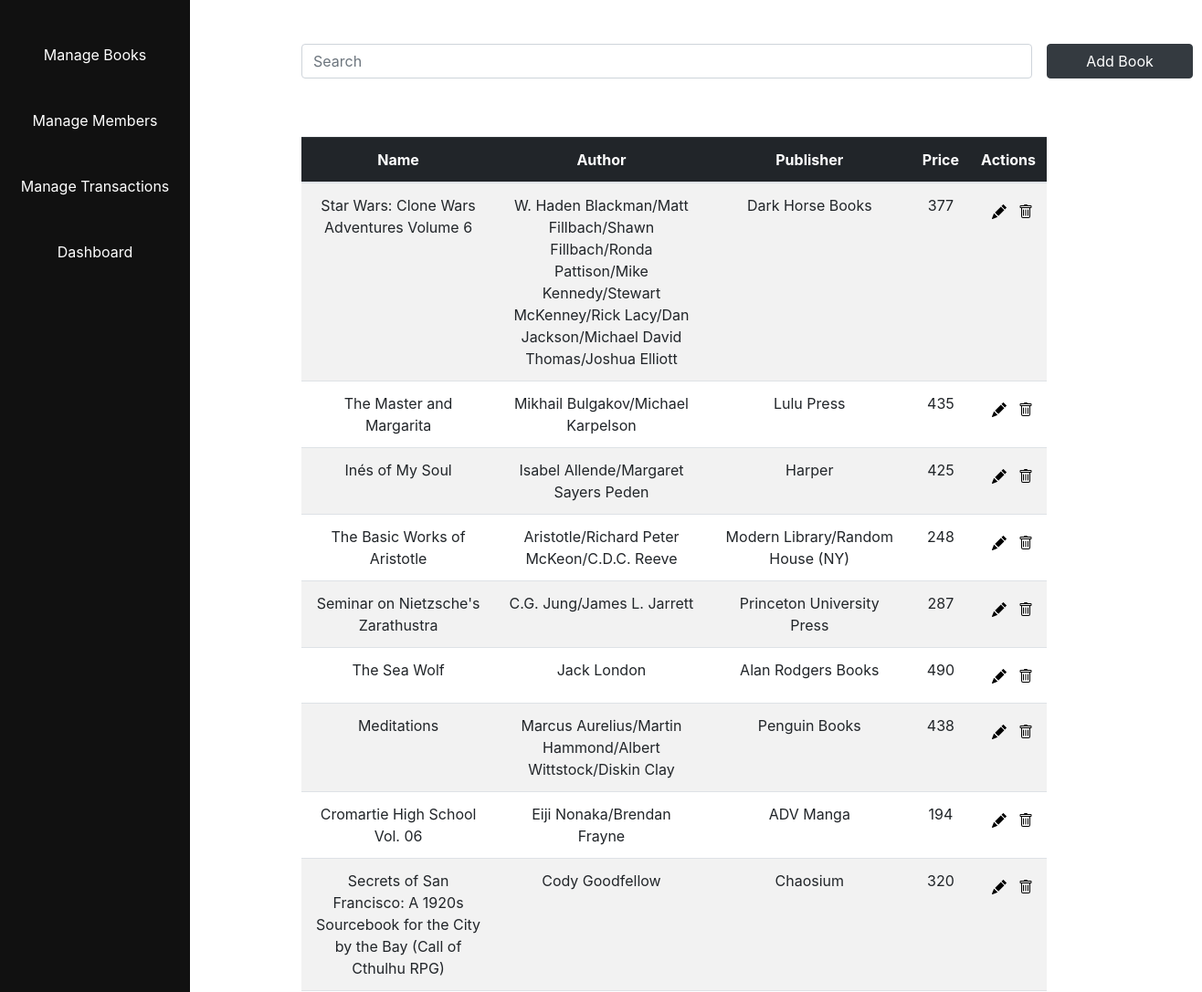
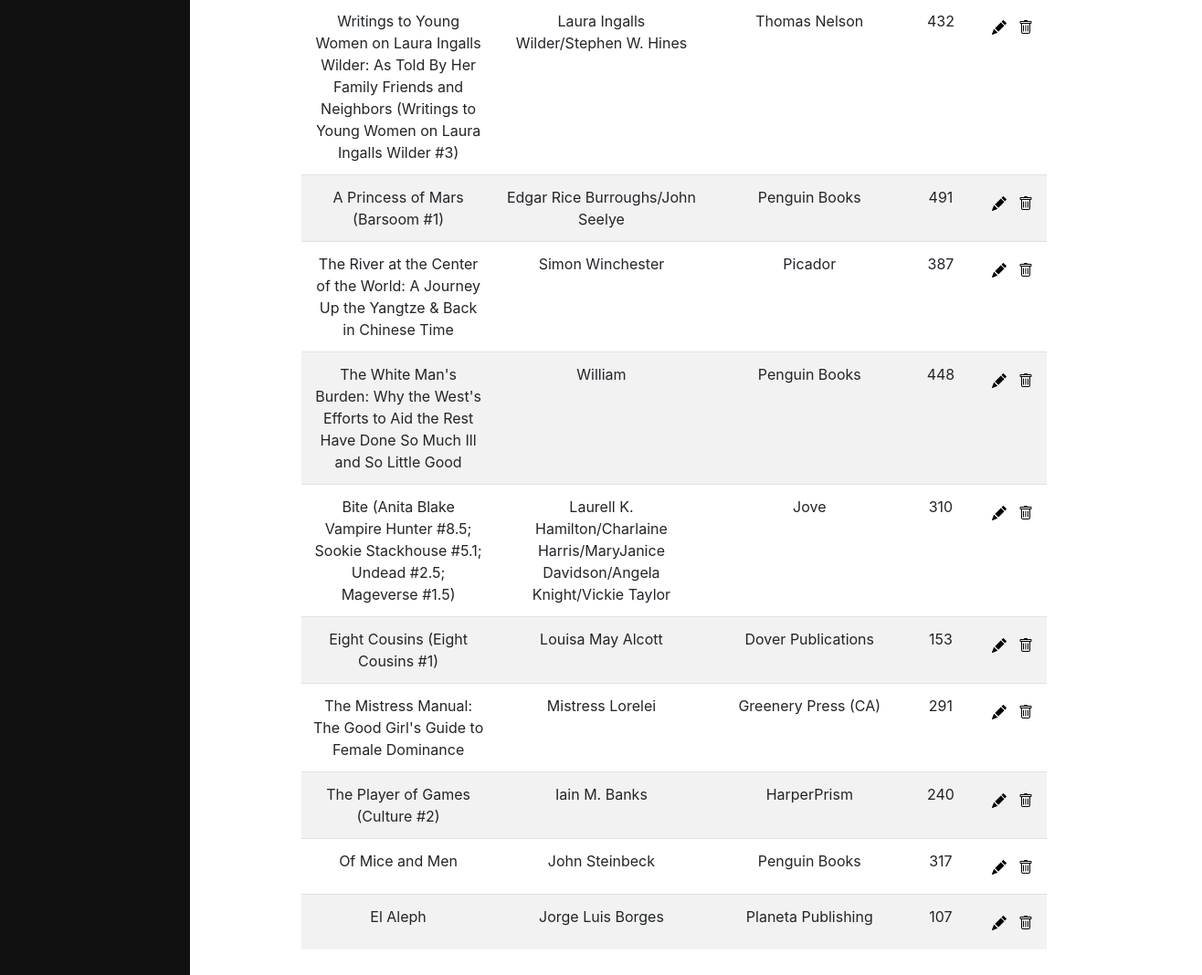
/book/, run on the app's committed database (2 pictures, top to bottom).
### models.py (models this page shows)
class Book(db.Model):
    __tablename__ = 'books'
    id = db.Column(db.Integer, primary_key=True,autoincrement=True)
    title = db.Column(db.String(80), unique=True, nullable=False)
    author = db.Column(db.String(80),nullable=False)
    price = db.Column(db.Integer(),nullable=False)
    publisher = db.Column(db.String(80),nullable=False)
    pages = db.Column(db.Integer())
    isbn = db.Column(db.Integer(),nullable=False)

### views/bookmanager/BookManager.py (the view)
@bookmanager_bp.route('/')
def book_list():
    books = Book.query.all()
    return render_template("books.html",books=books)

### views/bookmanager/templates/BookManager/books.html (shortened to what this page needs)
{% extends 'base.html' %}
{% block content %}
    <div class="book-action-container">
        <div class="book-action-group">
            <div class="input-group rounded">
                <form action="{{ url_for('bookmanager_bp.search_book') }}">
                    <input type="search" class="form-control rounded" placeholder="Search" name='query' id='query'/>
                </form>
            </div>
            <a href="{{ url_for('bookmanager_bp.add_book') }}" type="button" class="btn btn-dark btn-md">Add Book</a>
        </div>
    </div>
    <div class="book-details-container">
            {% if books|length == 0 %}
                <p>No books found. please add book using the 'Add Book' option provided</p>
            {% else %}
        <div class="book-details">
            <table class="table table-striped">
                <thead class="text-center table-dark">
                    <tr>
                        <th scope="col" class="col-md-4">Name</th>
                        <th scope="col" class="col-md-4">Author</th>
                        <th scope="col" class="col-md-4">Publisher</th>
                        <th scope="col" class="col-md-4">Price</th>
                        <th scope="col" class="col-md-4">Actions</th>
                    </tr>
                </thead>
                <tbody>
                    {% for book in books %}
                    <tr class="text-center">
                        <td>{{book.title}}</td>
                        <td>{{book.author}}</td>
                        <td>{{book.publisher}}</td>
                        <td>{{book.price}}</td>
                        <td>
                            <a href="{{ url_for('bookmanager_bp.update_book', id=book.id) }}"><img src="/icons/pencil-fill.svg" alt="edit"></a>
                            <a href="{{ url_for('bookmanager_bp.delete_book', id=book.id) }}"><img src="/icons/trash.svg" alt="delete"></a>
                        </td>
                    </tr>
                    {% endfor %}
                </tbody>
            </table>
        </div>
        {% endif %}
{% endblock %}

### static/css/style.css (style rules this page uses)
a { font-size:1.5rem; margin-top:1rem; color:#fff; }
.book-action-container,.member-action-container, .book-transactions-container { display:flex; flex-direction: row; margin:0rem 10rem; flex-wrap: nowrap; }
.member-action-group, .book-action-group { margin-top:3rem; display: flex; flex-direction: row; }
.book-action-container .input-group, .member-action-container .input-group { width:50rem; height:2rem; }
#query { width:50rem; }
.book-action-container .btn-dark,.member-action-container .btn-dark { width:10rem; margin-left:1rem; margin-top:0rem; }
.book-details, .member-details { display:flex; flex-direction: row; justify-content: center; align-items: center; padding:2rem 10rem; }

### data on the page
Book: title "Star Wars: Clone Wars Adventures Volume 6", author "W. Haden Blackman/Matt Fillbach/Shawn Fillbach/Ronda Pattison/Mike Kennedy/Stewart McKenney/Rick Lacy/Dan Jackson/Michael David Thomas/Joshua Elliott", publisher "Dark Horse Books", price "377"
Book: title "The Master and Margarita", author "Mikhail Bulgakov/Michael Karpelson", publisher "Lulu Press", price "435"
Book: title "Inés of My Soul", author "Isabel Allende/Margaret Sayers Peden", publisher "Harper", price "425"
Book: title "The Basic Works of Aristotle", author "Aristotle/Richard Peter McKeon/C.D.C. Reeve", publisher "Modern Library/Random House (NY)", price "248"
Book: title "Seminar on Nietzsche's Zarathustra", author "C.G. Jung/James L. Jarrett", publisher "Princeton University Press", price "287"
Book: title "The Sea Wolf", author "Jack London", publisher "Alan Rodgers Books", price "490"
Book: title "Meditations", author "Marcus Aurelius/Martin Hammond/Albert Wittstock/Diskin Clay", publisher "Penguin Books", price "438"
Book: title "Cromartie High School Vol. 06", author "Eiji Nonaka/Brendan Frayne", publisher "ADV Manga", price "194"
Book: title "Secrets of San Francisco: A 1920s Sourcebook for the City by the Bay (Call of Cthulhu RPG)", author "Cody Goodfellow", publisher "Chaosium", price "320"
Book: title "Writings to Young Women on Laura Ingalls Wilder: As Told By Her Family Friends and Neighbors (Writings to Young Women on Laura Ingalls Wilder #3)", author "Laura Ingalls Wilder/Stephen W. Hines", publisher "Thomas Nelson", price "432"
Book: title "A Princess of Mars (Barsoom #1)", author "Edgar Rice Burroughs/John Seelye", publisher "Penguin Books", price "491"
Book: title "The River at the Center of the World: A Journey Up the Yangtze & Back in Chinese Time", author "Simon Winchester", publisher "Picador", price "387"
Book: title "The White Man's Burden: Why the West's Efforts to Aid the Rest Have Done So Much Ill and So Little Good", author "William", publisher "Penguin Books", price "448"
Book: title "Bite (Anita Blake Vampire Hunter #8.5; Sookie Stackhouse #5.1; Undead #2.5; Mageverse #1.5)", author "Laurell K. Hamilton/Charlaine Harris/MaryJanice Davidson/Angela Knight/Vickie Taylor", publisher "Jove", price "310"
Book: title "Eight Cousins (Eight Cousins #1)", author "Louisa May Alcott", publisher "Dover Publications", price "153"
Book: title "The Mistress Manual: The Good Girl's Guide to Female Dominance", author "Mistress Lorelei", publisher "Greenery Press (CA)", price "291"
Book: title "The Player of Games (Culture #2)", author "Iain M. Banks", publisher "HarperPrism", price "240"
Book: title "Of Mice and Men", author "John Steinbeck", publisher "Penguin Books", price "317"
Book: title "El Aleph", author "Jorge Luis Borges", publisher "Planeta Publishing", price "107"
